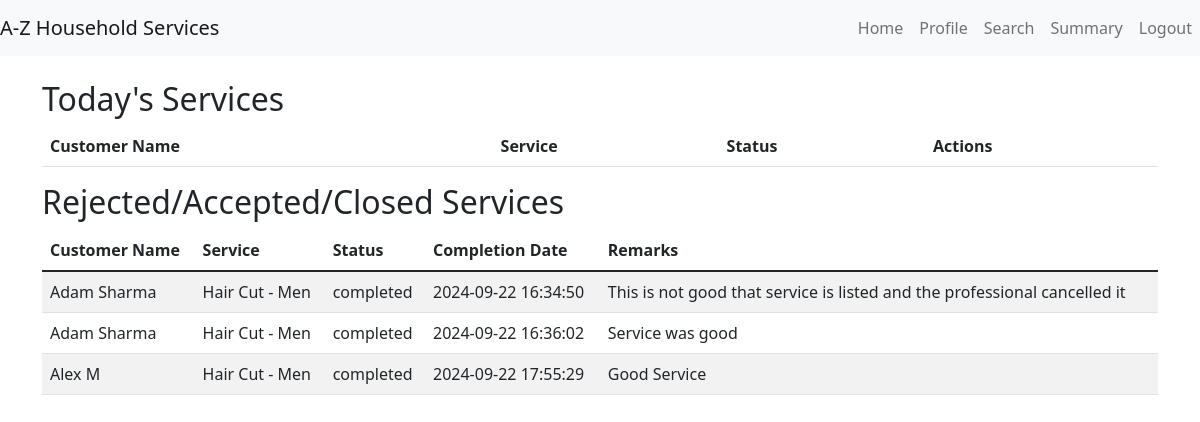
The page /professional/dashboard (signed in) on the database as committed earlier.
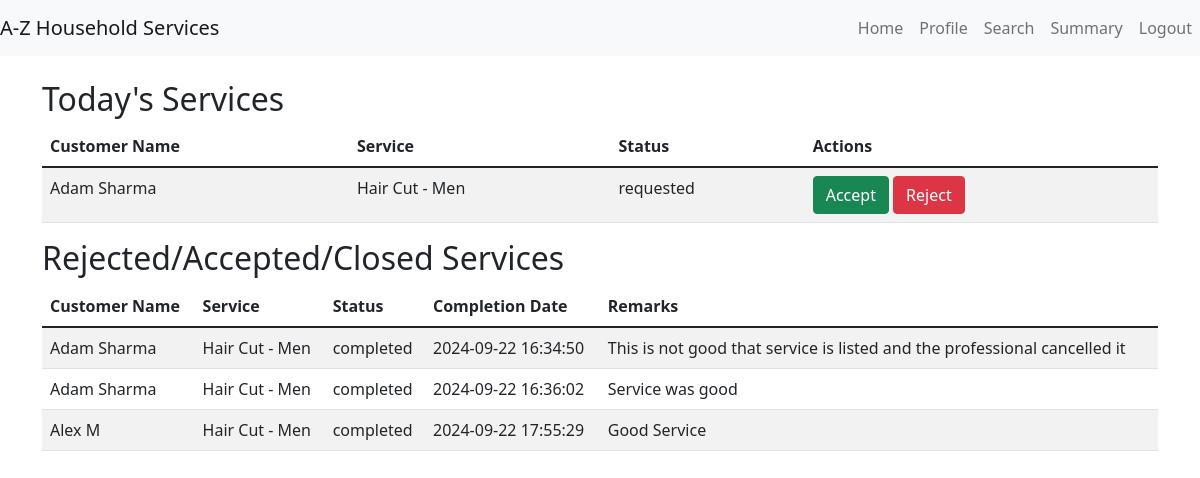
The same page on the database as committed later.
### models.py (models this page shows, shortened)
class CustomerProfile(db.Model):
    __tablename__ = 'customer_profiles'
    id = db.Column(db.Integer, primary_key=True)
    user_id = db.Column(db.Integer, db.ForeignKey('users.id'))
    full_name = db.Column(db.String(100), nullable=False)
    address = db.Column(db.String(200),nullable=False)
    pin_code = db.Column(db.String(6), nullable=False)

class Service(db.Model):
    __tablename__ = 'services'
    id = db.Column(db.Integer, primary_key=True)
    name = db.Column(db.String(100), nullable=False)
    price = db.Column(db.Float, nullable=False)
    description = db.Column(db.String(200))
    service_type = db.Column(db.String(50))

class ServiceRequest(db.Model):
    __tablename__ = 'service_requests'
    id = db.Column(db.Integer, primary_key=True)
    service_id = db.Column(db.Integer, db.ForeignKey('services.id'))
    customer_id = db.Column(db.Integer, db.ForeignKey('users.id'))
    professional_id = db.Column(db.Integer, db.ForeignKey('users.id'), nullable=True)
    date_of_request = db.Column(db.DateTime, default=db.func.current_timestamp())
    date_of_accept_reject = db.Column(db.DateTime, nullable=True)
    date_of_completion = db.Column(db.DateTime, nullable=True)
    service_status = db.Column(db.String(20))  # requested, accepted, rejected , completed
    remarks = db.Column(db.String(200))

### app.py (the view)
@app.route('/professional/dashboard')
def professional_dashboard():
    if 'user_id' in session:
        professional_id = session['user_id']
        service_requests = ServiceRequest.query.filter_by(professional_id=professional_id,service_status='requested').all()
        service_requests_closed = ServiceRequest.query.filter(ServiceRequest.professional_id==professional_id,ServiceRequest.service_status != 'requested').all()
        serviceIdList = []
        for request in service_requests:
            serviceIdList.append(request.service_id)
        services = Service.query.filter(Service.id.in_(serviceIdList)).all()
        cust_dict = {}
        service_dict = {}
        for service in Service.query.all():
            service_dict[service.id] = service
        for cust in CustomerProfile.query.all():
            cust_dict[cust.user_id] = cust
        return render_template('professional_dashboard.html', service_requests=service_requests, services=services,cust_dict=cust_dict,service_dict=service_dict,service_requests_closed=service_requests_closed)
    return redirect(url_for('login'))

### app.py (called while the page is built)
@app.before_request
def create_tables():
    global first_request
    if first_request:
        db.create_all()
        first_request = False

### templates/professional_dashboard.html (shortened to what this page needs)
{% extends "base.html" %}
{% block content %}
<h2>Today's Services</h2>
<table class="table table-striped">
    <thead>
        <tr>
            <th>Customer Name</th>
            <th>Service</th>
            <th>Status</th>
            <th>Actions</th>
        </tr>
    </thead>
    <tbody>
        {% for service_request in service_requests %}
        <tr>
            <td>{{ cust_dict[service_request.customer_id].full_name }}</td>
            <td>{{ service_dict[service_request.service_id].name }}</td>
            <td>{{ service_request.service_status }}</td>
            <td>
                <a href="/professional/update_request_status/accept/{{ service_request.id }}" class="btn btn-success">Accept</a>
                <a href="/professional/update_request_status/reject/{{ service_request.id }}" class="btn btn-danger">Reject</a>
            </td>
        </tr>
        {% endfor %}
    </tbody>
</table>
<h2>Rejected/Accepted/Closed Services</h2>
<table class="table table-striped">
    <thead>
        <tr>
            <th>Customer Name</th>
            <th>Service</th>
            <th>Status</th>
            <th>Completion Date</th>
            <th>Remarks</th>
        </tr>
    </thead>
    <tbody>
        {% for service_request_closed in service_requests_closed %}
        <tr>
            <td>{{ cust_dict[service_request_closed.customer_id].full_name }}</td>
            <td>{{ service_dict[service_request_closed.service_id].name }}</td>
            <td>{{ service_request_closed.service_status }}</td>
            <td>{{ service_request_closed.date_of_completion if service_request_closed.date_of_completion else "" }}</td>
            <td>{{ service_request_closed.remarks if service_request_closed.date_of_completion else "" }}</td>
        </tr>
        {% endfor %}
    </tbody>
</table>
{% endblock %}

Rows that differ between the two databases and show on the page:
added ServiceRequest: {{ cust_dict[service_request.customer_id].full_name }} "Adam Sharma", {{ service_dict[service_request.service_id].name }} "Hair Cut - Men", service_status "requested", shown under "Today's Services"
